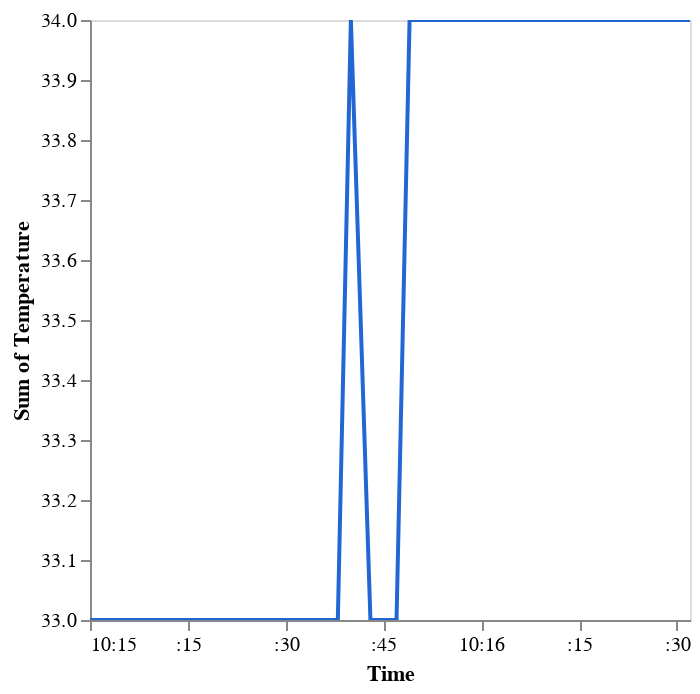

The cell this chart's notebook holds for it:
### Code cell
(lambda: DeepnoteChart(temperature_df, """{"layer":[{"layer":[{"mark":{"clip":true,"type":"trail","color":"#2266D3","tooltip":true},"encoding":{"x":{"axis":{"grid":false},"sort":"ascending","type":"temporal","field":"Time","scale":{"type":"linear","zero":false}},"y":{"axis":{"grid":false},"sort":null,"type":"quantitative","field":"Temperature","scale":{"type":"linear","zero":false},"format":{"type":"default","decimals":null},"aggregate":"sum","formatType":"numberFormatFromNumberType"}}}]}],"title":"","config":{"legend":{}},"$schema":"https://vega.github.io/schema/vega-lite/v5.json","encoding":{},"usermeta":{"tooltipDefaultMode":true}}""") if 'DeepnoteChart' in globals() else _dntk.DeepnoteChart(temperature_df, """{"layer":[{"layer":[{"mark":{"clip":true,"type":"trail","color":"#2266D3","tooltip":true},"encoding":{"x":{"axis":{"grid":false},"sort":"ascending","type":"temporal","field":"Time","scale":{"type":"linear","zero":false}},"y":{"axis":{"grid":false},"sort":null,"type":"quantitative","field":"Temperature","scale":{"type":"linear","zero":false},"format":{"type":"default","decimals":null},"aggregate":"sum","formatType":"numberFormatFromNumberType"}}}]}],"title":"","config":{"legend":{}},"$schema":"https://vega.github.io/schema/vega-lite/v5.json","encoding":{},"usermeta":{"tooltipDefaultMode":true}}"""))()

### Figure 1 — Vega-Lite specification as saved in the notebook (floating-point values rounded to 4 significant figures)
{"layer": [{"layer": [{"mark": {"clip": true, "type": "trail", "color": "#2266D3", "tooltip": true}, "encoding": {"x": {"axis": {"grid": false}, "sort": "ascending", "type": "temporal", "field": "Time", "scale": {"type": "linear", "zero": false}}, "y": {"axis": {"grid": false}, "sort": null, "type": "quantitative", "field": "Temperature", "scale": {"type": "linear", "zero": false}, "format": {"type": "default", "decimals": null}, "aggregate": "sum", "formatType": "numberFormatFromNumberType"}}}]}], "title": "", "config": {"legend": {}}, "$schema": "https://vega.github.io/schema/vega-lite/v5.json", "encoding": {}, "usermeta": {"tooltipDefaultMode": true}, "data": {"values": [{"Time": "2024-12-29T10:15:00", "Temperature": 33}, {"Time": "2024-12-29T10:15:02", "Temperature": 33}, {"Time": "2024-12-29T10:15:04", "Temperature": 33}, {"Time": "2024-12-29T10:15:07", "Temperature": 33}, {"Time": "2024-12-29T10:15:09", "Temperature": 33}, {"Time": "2024-12-29T10:15:11", "Temperature": 33}, {"Time": "2024-12-29T10:15:13", "Temperature": 33}, {"Time": "2024-12-29T10:15:16", "Temperature": 33}, {"Time": "2024-12-29T10:15:18", "Temperature": 33}, {"Time": "2024-12-29T10:15:20", "Temperature": 33}, {"Time": "2024-12-29T10:15:22", "Temperature": 33}, {"Time": "2024-12-29T10:15:25", "Temperature": 33}, {"Time": "2024-12-29T10:15:27", "Temperature": 33}, {"Time": "2024-12-29T10:15:29", "Temperature": 33}, {"Time": "2024-12-29T10:15:31", "Temperature": 33}, {"Time": "2024-12-29T10:15:34", "Temperature": 33}, {"Time": "2024-12-29T10:15:36", "Temperature": 33}, {"Time": "2024-12-29T10:15:38", "Temperature": 33}, {"Time": "2024-12-29T10:15:40", "Temperature": 34}, {"Time": "2024-12-29T10:15:43", "Temperature": 33}, {"Time": "2024-12-29T10:15:45", "Temperature": 33}, {"Time": "2024-12-29T10:15:47", "Temperature": 33}, {"Time": "2024-12-29T10:15:49", "Temperature": 34}, {"Time": "2024-12-29T10:15:52", "Temperature": 34}, {"Time": "2024-12-29T10:15:54", "Temperature": 34}, {"Time": "2024-12-29T10:15:56", "Temperature": 34}, {"Time": "2024-12-29T10:15:58", "Temperature": 34}, {"Time": "2024-12-29T10:16:01", "Temperature": 34}, {"Time": "2024-12-29T10:16:03", "Temperature": 34}, {"Time": "2024-12-29T10:16:05", "Temperature": 34}, {"Time": "2024-12-29T10:16:07", "Temperature": 34}, {"Time": "2024-12-29T10:16:10", "Temperature": 34}, {"Time": "2024-12-29T10:16:12", "Temperature": 34}, {"Time": "2024-12-29T10:16:14", "Temperature": 34}, {"Time": "2024-12-29T10:16:17", "Temperature": 34}, {"Time": "2024-12-29T10:16:19", "Temperature": 34}, {"Time": "2024-12-29T10:16:21", "Temperature": 34}, {"Time": "2024-12-29T10:16:23", "Temperature": 34}, {"Time": "2024-12-29T10:16:26", "Temperature": 34}, {"Time": "2024-12-29T10:16:28", "Temperature": 34}, {"Time": "2024-12-29T10:16:30", "Temperature": 34}, {"Time": "2024-12-29T10:16:32", "Temperature": 34}]}}
